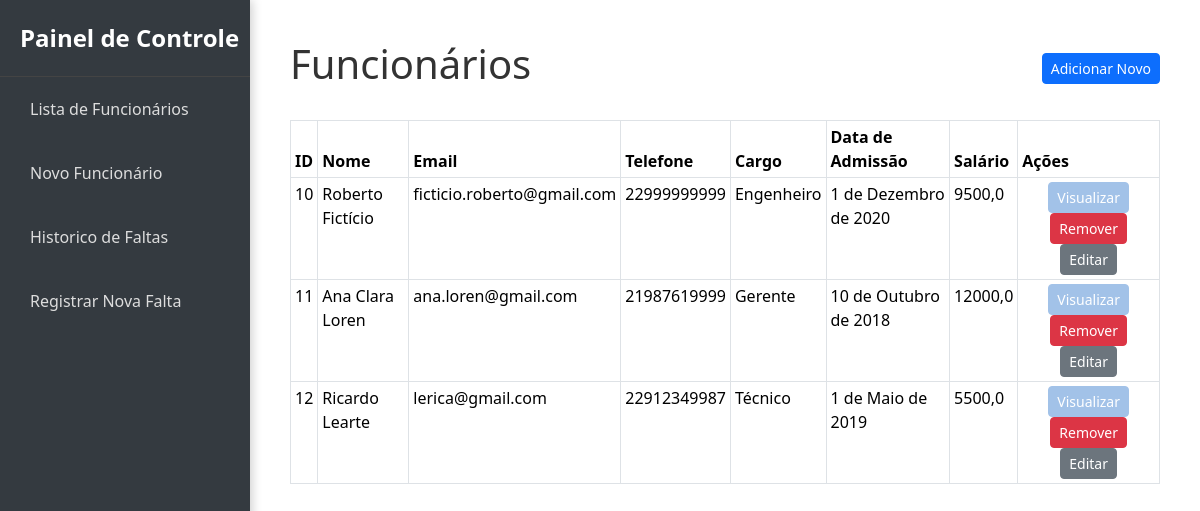
The page / on the database its author committed.
### cadfun/models.py (models this page shows, shortened)
class Funcionario(models.Model):
    id_funcionario = models.AutoField(primary_key=True)
    nome = models.CharField(max_length=100)
    email = models.EmailField()
    telefone = models.CharField(max_length=15)
    cargo = models.CharField(max_length=50)
    setor = models.CharField(max_length=50)
    data_de_admissao = models.DateField()
    salario = models.FloatField()

### cadfun/views.py (the view)
# urls.py: path("", FuncionarioListView.as_view(), name="funcionario_list"),
class FuncionarioListView(ListView):
    model = Funcionario
    template_name= 'cadfun/funcionario_list.html'

### cadfun/templates/cadfun/Funcionario_list.html (shortened to what this page needs)
{% extends 'base.html' %}
{% block content %}
<div class="d-flex justify-content-between align-items-center mb-4">
    <h1>Funcionários</h1>
    <a href="{% url 'funcionario_create' %}" class="btn btn-primary btn-sm">Adicionar Novo</a>
</div>
<div class="table-responsive">
    <table class="table table-bordered table-sm">
        <thead class="bg-primary text-white">
            <tr>
                <th>ID</th>
                <th>Nome</th>
                <th>Email</th>
                <th>Telefone</th>
                <th>Cargo</th>
                <th>Data de Admissão</th>
                <th>Salário</th>
                <th>Ações</th>
            </tr>
        </thead>
        <tbody>
            {% for funcionario in funcionario_list %}
            <tr>
                <td>{{ funcionario.id_funcionario }}</td>
                <td>{{ funcionario.nome }}</td>
                <td>{{ funcionario.email }}</td>
                <td>{{ funcionario.telefone }}</td>
                <td>{{ funcionario.cargo }}</td>
                <td>{{ funcionario.data_de_admissao }}</td>
                <td>{{ funcionario.salario }}</td>
                <td class="text-center">
                    <a href="{% url 'funcionario_detail' pk=funcionario.id_funcionario %}" class="btn btn-sm" style="background-color: #a2c2e8; border-color: #a2c2e8; color: white;">Visualizar</a>
                    <a href="{% url 'funcionario_delete' pk=funcionario.id_funcionario %}" class="btn btn-danger btn-sm">Remover</a>
                    <a href="{% url 'funcionario_update' pk=funcionario.id_funcionario %}" class="btn btn-secondary btn-sm">Editar</a>
                </td>
            </tr>
            {% endfor %}
        </tbody>
    </table>
</div>
{% endblock %}

### cadfun/templates/base.html (shortened to what this page needs)
<!DOCTYPE html>
<html lang="pt-BR">
<head>
    <link
        href="https://cdn.jsdelivr.net/npm/bootstrap@5.3.3/dist/css/bootstrap.min.css"
        rel="stylesheet"
    />
</head>
<body onload="document.querySelector('.sidebar').classList.add('loaded')">
    <div class="sidebar">
        <div class="navbar-brand">Painel de Controle</div>
        <nav>
            <ul>
                <li><a href="{% url 'funcionario_list' %}">Lista de Funcionários</a></li>
                <li><a href="{% url 'funcionario_create' %}">Novo Funcionário</a></li>
                <li><a href="{% url 'lista_faltas' %}">Historico de Faltas</a></li>
                <li><a href="{% url 'criar_falta' %}">Registrar Nova Falta</a></li>
            </ul>
        </nav>
    </div>
    <div class="content">
        {% block content %}
        {% endblock %}
    </div>
</body>
</html>

### cadfun/templates/base.html (style rules this page uses)
* { margin: 0; padding: 0; box-sizing: border-box; }
body { font-family: 'Segoe UI', Tahoma, Geneva, Verdana, sans-serif; background-color: #f4f5f7; color: #333; display: flex; height: 100vh; flex-direction: column; overflow: hidden; }
.sidebar { width: 250px; height: 100vh; position: fixed; background-color: #343a40; color: #fff; transition: transform 0.4s ease; transform: translateX(-250px); box-shadow: 2px 0px 10px rgba(0, 0, 0, 0.2); }
.sidebar.loaded { transform: translateX(0); }
.sidebar .navbar-brand { font-size: 1.5rem; color: #fff; font-weight: bold; padding: 20px; text-align: center; border-bottom: 1px solid #444; }
.sidebar nav ul { list-style: none; padding: 0; }
.sidebar nav ul li { padding: 10px; }
.sidebar nav ul li a { display: block; text-decoration: none; color: #ddd; padding: 10px 20px; border-radius: 4px; transition: background-color 0.3s ease, padding-left 0.3s ease; }
.content { margin-left: 250px; padding: 40px; background-color: #fff; flex-grow: 1; transition: margin-left 0.4s ease; }

### rows shown on the page
Funcionario: id_funcionario "10", nome "Roberto Fictício", email "ficticio.roberto@gmail.com", telefone "22999999999", cargo "Engenheiro", data_de_admissao "1 de Dezembro de 2020", salario "9500,0"
Funcionario: id_funcionario "11", nome "Ana Clara Loren", email "ana.loren@gmail.com", telefone "21987619999", cargo "Gerente", data_de_admissao "10 de Outubro de 2018", salario "12000,0"
Funcionario: id_funcionario "12", nome "Ricardo Learte", email "lerica@gmail.com", telefone "22912349987", cargo "Técnico", data_de_admissao "1 de Maio de 2019", salario "5500,0"
